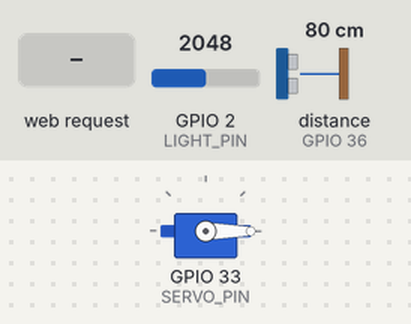
The sketch below on a simulated ESP32-S2. On the bench: servo. Wiring (inferred from the names in the program): ultrasonic range finder: trigger GPIO 38; echo GPIO 36. The test bench sets the inputs (shaded band); at power-on: GPIO 2 (LIGHT_PIN) = 2048, distance to the obstacle (sensor on GPIO 36) 80 cm (analog values on the 0–4095 scale). The echo pulse lasts 58.3 µs per cm; WiFi joins after 1.5 s; servers stay silent unless stated; what the sketch prints to the serial monitor is not drawn.

Above: at 2.7 s.
2.8 s: GPIO 2 (LIGHT_PIN) set to 1960
At 3.4 s:
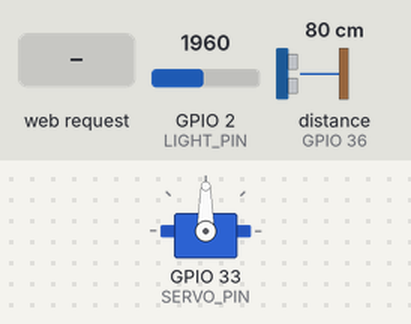
5.0 s: HTTP request GET /off received
At 7.1 s:
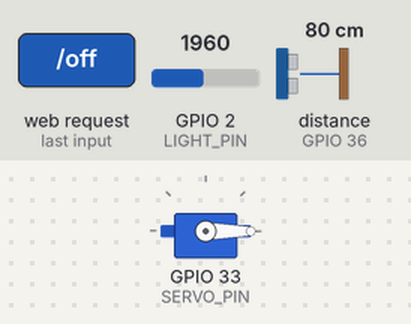
Timing chart, 0 to 8.6 s (numbered marks = the images above; inputs shaded):
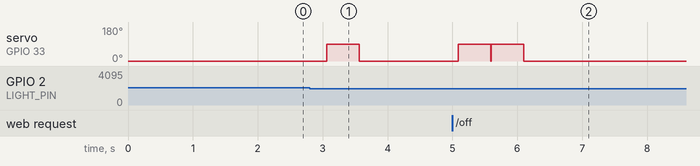

The sketch:

sketch_may30a_01.ino
```cpp
#include <WiFi.h>
#include <WebServer.h>
// ESP32-S2专用舵机库
#include <ESP32Servo.h>

// -------------------------- 请修改以下参数 --------------------------
const char* ssid = "OnePlus";       // 仅支持2.4G WiFi，不支持5G
const char* password = "15037589976";   // WiFi密码
// -------------------------------------------------------------------

// 【LOLIN S2 Mini 引脚定义 完全不变】
#define TRIG_PIN    38  // 超声波TRIG
#define ECHO_PIN    36  // 超声波ECHO
#define LIGHT_PIN   2   // 光敏电阻
#define SERVO_PIN   33  // 舵机信号

// 网页服务器对象
WebServer server(80);

// 舵机对象
Servo servo;

// 核心参数（和原逻辑完全一致）
const int DETECT_DISTANCE = 200;    // 人体检测距离阈值（cm）
const int LIGHT_THRESHOLD = 2000;   // 光照阈值（越大越亮，0-4095）
const int AUTO_OFF_DELAY = 1*60*1000; // 无人自动关灯延时（1分钟）
const int ON_ANGLE = 90;            // 开灯舵机角度
const int OFF_ANGLE = 0;            // 关灯舵机角度

// 全局变量
bool lightState = false;            // 灯泡当前状态
bool autoMode = true;               // 【新增】模式标志：true=自动传感器控制，false=网页手动控制
unsigned long lastHumanTime = 0;    // 最后检测到人的时间
float currentDistance = 999;        // 实时距离
int currentLight = 0;               // 实时光照值

// 光照传感器多次采样取平均（减少ADC噪声波动）
int readLightStable() {
  long sum = 0;
  for (int i = 0; i < 10; i++) {
    sum += analogRead(LIGHT_PIN);
    delayMicroseconds(500);
  }
  return sum / 10;
}

// 超声波测距函数（完全不变）
float getDistance() {
  digitalWrite(TRIG_PIN, LOW);
  delayMicroseconds(2);
  digitalWrite(TRIG_PIN, HIGH);
  delayMicroseconds(10);
  digitalWrite(TRIG_PIN, LOW);

  long duration = pulseIn(ECHO_PIN, HIGH, 30000);
  if (duration == 0) return 999;
  return duration * 0.034 / 2;
}

// 开灯函数（完全不变）
void turnOnLight() {
  if (!lightState) {
    servo.write(ON_ANGLE);
    delay(500);
    servo.write(OFF_ANGLE);
    lightState = true;
    Serial.println("开灯成功");
  }
}

// 关灯函数（完全不变）
void turnOffLight() {
  if (lightState) {
    servo.write(ON_ANGLE);
    delay(500);
    servo.write(OFF_ANGLE);
    lightState = false;
    Serial.println("关灯成功");
  }
}

// -------------------------- 网页控制相关函数 --------------------------
// 生成控制网页（新增模式切换按钮）
void handleRoot() {
  String html = "<!DOCTYPE html><html><head><meta charset='UTF-8'>";
  html += "<meta name='viewport' content='width=device-width, initial-scale=1'>";
  html += "<title>智能灯控制</title><style>";
  html += "body{font-family:微软雅黑;max-width:400px;margin:30px auto;text-align:center;}";
  html += ".btn{padding:15px 40px;font-size:18px;border:none;border-radius:8px;color:white;cursor:pointer;margin:8px 5px;transition:all 0.3s;}";
  html += ".on{background-color:#2ecc71;}.off{background-color:#e74c3c;}";
  html += ".mode-active{background-color:#3498db;}.mode-normal{background-color:#95a5a6;}";
  html += ".btn:disabled{background-color:#bdc3c7;cursor:not-allowed;opacity:0.7;}";
  html += ".status{margin:25px 0;font-size:17px;line-height:1.8;text-align:left;padding:0 20px;}";
  html += ".card{border:1px solid #eee;border-radius:10px;padding:15px;margin:15px 0;}";
  html += ".hint{font-size:13px;color:#e67e22;margin-top:8px;}";
  html += ".light-indicator{display:inline-block;width:20px;height:20px;border-radius:50%;margin-right:8px;vertical-align:middle;}";
  html += ".light-on{background:#2ecc71;box-shadow:0 0 10px #2ecc71;}";
  html += ".light-off{background:#bdc3c7;}";
  html += "</style></head><body>";
  html += "<h1>智能灯控制面板</h1>";

  // 模式切换区域
  html += "<div class='card'><h3>控制模式选择</h3>";
  if (autoMode) {
    html += "<button class='btn mode-active'>当前：传感器自动控制</button>";
    html += "<button class='btn mode-normal' onclick='location.href=\"/setManual\"'>切换为网页手动控制</button>";
  } else {
    html += "<button class='btn mode-normal' onclick='location.href=\"/setAuto\"'>切换为传感器自动控制</button>";
    html += "<button class='btn mode-active'>当前：网页手动控制</button>";
  }
  html += "</div>";

  // 开关按钮区域（根据模式和灯状态动态变化）
  html += "<div class='card'><h3>灯光控制</h3>";
  const char* indicatorClass = lightState ? "light-on" : "light-off";
  const char* indicatorText = lightState ? "灯已开启" : "灯已关闭";
  html += "<div style='margin-bottom:10px;'><span class='light-indicator ";
  html += indicatorClass;
  html += "'></span><strong>";
  html += indicatorText;
  html += "</strong></div>";
  if (autoMode) {
    // 自动模式：禁用手动按钮，显示提示
    html += "<button class='btn' disabled>开启灯光</button>";
    html += "<button class='btn' disabled>关闭灯光</button>";
    html += "<p class='hint'>自动模式下灯光由传感器控制，请切换为手动模式后操作</p>";
  } else {
    // 手动模式：根据灯状态显示对应按钮
    if (lightState) {
      html += "<button class='btn off' onclick='location.href=\"/off\"'>关闭灯光</button>";
    } else {
      html += "<button class='btn on' onclick='location.href=\"/on\"'>开启灯光</button>";
    }
  }
  html += "</div>";

  // 实时状态显示
  html += "<div class='card'><h3>实时状态</h3>";
  html += "<div class='status'>";
  html += "🔌 灯状态：";
  html += lightState ? "✅ 已开启" : "❌ 已关闭";
  html += "<br>🎛️  控制模式：";
  html += autoMode ? "🤖 传感器自动控制" : "📱 网页手动控制";
  html += "<br>📏 当前距离：";
  html += (int)currentDistance;
  html += ".";
  html += (int)(currentDistance * 10) % 10;
  html += " cm<br>☀️ 当前光照值：";
  html += currentLight;
  html += "（数值越大越亮）<br>";
  if (autoMode) {
    html += "⚙️ 自动规则：光照值低于2000+2米内有人自动开灯，无人5分钟自动关灯";
  } else {
    html += "⚙️ 手动规则：传感器逻辑已暂停，仅网页按钮可控制";
  }
  html += "</div></div>";

  html += "</body></html>";
  server.send(200, "text/html", html);
}

// 网页开灯请求
void handleOn() {
  turnOnLight();
  server.sendHeader("Location", "/");
  server.send(302);
}

// 网页关灯请求
void handleOff() {
  turnOffLight();
  server.sendHeader("Location", "/");
  server.send(302);
}

// 【新增】切换为自动模式
void handleSetAuto() {
  autoMode = true;
  lastHumanTime = millis(); // 切换自动模式时，重置无人计时，避免立刻关灯
  Serial.println("已切换为：传感器自动控制模式");
  server.sendHeader("Location", "/");
  server.send(302);
}

// 【新增】切换为手动模式
void handleSetManual() {
  autoMode = false;
  Serial.println("已切换为：网页手动控制模式");
  server.sendHeader("Location", "/");
  server.send(302);
}

void setup() {
  Serial.begin(115200);

  // 初始化引脚
  pinMode(TRIG_PIN, OUTPUT);
  pinMode(ECHO_PIN, INPUT);
  pinMode(LIGHT_PIN, INPUT);

  // ========== 新增：ESP32-S2 ADC专用配置 修复读数异常 ==========
  // 设置ADC分辨率为12位（满量程0~4095）
  analogReadResolution(12);
  // 设置ADC衰减为11dB，支持0~3.3V全范围测量（必须加）
  analogSetAttenuation(ADC_11db);
  // 给光敏引脚做一次初始读数，消除首次误差
  analogRead(LIGHT_PIN);
  delay(10);
  // ==========================================================

  // 初始化舵机
  servo.attach(SERVO_PIN);
  servo.write(OFF_ANGLE);

  // 连接WiFi
  Serial.print("正在连接WiFi: ");
  Serial.println(ssid);
  WiFi.begin(ssid, password);
  while (WiFi.status() != WL_CONNECTED) {
    delay(500);
    Serial.print(".");
  }
  Serial.println("");
  Serial.println("WiFi连接成功！");
  Serial.print("控制面板地址：");
  Serial.println(WiFi.localIP());

  // 注册网页路由
  server.on("/", handleRoot);
  server.on("/on", handleOn);
  server.on("/off", handleOff);
  server.on("/setAuto", handleSetAuto);
  server.on("/setManual", handleSetManual);

  server.begin();
  Serial.println("默认模式：传感器自动控制");
  Serial.println("系统初始化完成");
}
void loop() {
  server.handleClient();

  // 【核心逻辑修改】仅在自动模式下，运行传感器自动控制逻辑
  if (autoMode) {
    currentDistance = getDistance();
    currentLight = readLightStable();

    // 串口打印日志（仅自动模式打印）
    Serial.print("模式：自动 | 距离：");
    Serial.print(currentDistance);
    Serial.print("cm | 光照值：");
    Serial.println(currentLight);

    // 自动开灯逻辑：有人+光线暗+灯关闭
    if (currentDistance < DETECT_DISTANCE) {
      lastHumanTime = millis();
      if (currentLight < LIGHT_THRESHOLD && !lightState) {
        turnOnLight();
      }
    }

    // 自动关灯逻辑：无人超过5分钟+灯开启
    if (millis() - lastHumanTime > AUTO_OFF_DELAY && lightState) {
      turnOffLight();
    }
  } else {
    // 手动模式下，不运行任何传感器逻辑，仅响应网页按钮操作
    currentDistance = getDistance();
    currentLight = readLightStable(); // 仅更新网页显示的数值，不参与控制
  }

  delay(500);
}
```

Measured:
- after the input at 2.8 s, servo on GPIO 33 (SERVO_PIN): 0° → 90° after 0.26 s, → 0° 0.50 s later
- after the input at 5.0 s, servo on GPIO 33 (SERVO_PIN): 0° → 90° after 0.09 s, → 0° 1.0 s later
